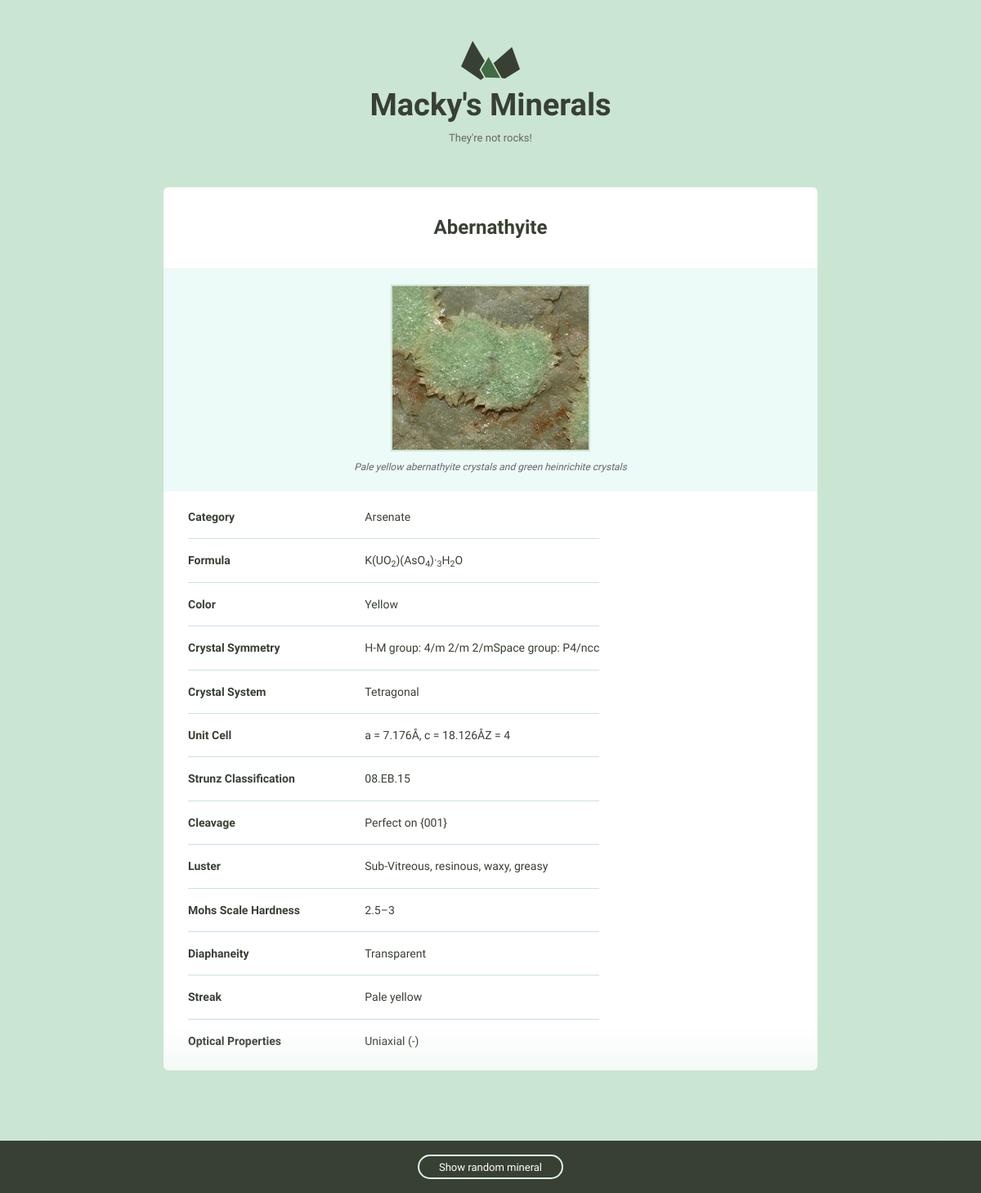
Page /minerals/2/ on the committed database.
### minerals/models.py (models this page shows, shortened)
class Mineral(models.Model):
    id = models.AutoField(primary_key=True)
    name = models.CharField(max_length=255)
    image_filename = models.URLField(blank=True, null=True)
    image_caption = models.CharField(max_length=255, blank=True, null=True)
    category = models.CharField(max_length=255, blank=True, null=True)
    formula = models.CharField(max_length=255, blank=True, null=True)
    strunz_classification = models.CharField(max_length=255, blank=True, null=True)
    crystal_system = models.CharField(max_length=255, blank=True, null=True)
    unit_cell = models.CharField(max_length=255, blank=True, null=True)
    color = models.CharField(max_length=255, blank=True, null=True)
    crystal_symmetry = models.CharField(max_length=255, blank=True, null=True)
    cleavage = models.CharField(max_length=255, blank=True, null=True)
    mohs_scale_hardness = models.CharField(max_length=255, blank=True, null=True)
    luster = models.CharField(max_length=255, blank=True, null=True)
    streak = models.CharField(max_length=255, blank=True, null=True)
    diaphaneity = models.CharField(max_length=255, blank=True, null=True)
    optical_properties = models.CharField(max_length=255, blank=True, null=True)
    refractive_index = models.CharField(max_length=255, blank=True, null=True)
    crystal_habit = models.CharField(max_length=255, blank=True, null=True)
    specific_gravity = models.CharField(max_length=255, blank=True, null=True)

### minerals/views.py (the view)
# urls.py: url(r'(?P<pk>\d+)/', views.mineral_detail, name='detail')
def mineral_detail(request, pk):
    ordered_properties = OrderedDict()
    order = [
        'name',
        'image_filename',
        'image_caption',
        'category',
        'formula',
        'color',
        'crystal_symmetry',
        'crystal_system',
        'unit_cell',
        'strunz_classification',
        'cleavage',
        'luster',
        'mohs_scale_hardness',
        'diaphaneity',
        'streak',
        'optical_properties'
    ]
    if Mineral.objects.filter(id=pk).exists():
        mineral = Mineral.objects.filter(id=pk).values()[0]
    else:
        raise Http404
    for key in order:
        if mineral[key]:
            ordered_properties[key] = mineral[key]
    return render(request, 'minerals/detail.html',
                  {'properties': ordered_properties})

### minerals/templatetags/mineral_extras.py (called while the page is built)
@register.inclusion_tag('minerals/random_mineral.html')
def random_mineral():
    all_ids = Mineral.objects.values_list('id', flat=True)
    rand_id = random.choice(all_ids)
    mineral = Mineral.objects.get(id=rand_id)
    return {'mineral': mineral}

@register.filter('underscore_to_space')
def underscore_to_space(string):
    new_string = string.replace('_', ' ')
    return new_string

### minerals/templates/minerals/detail.html
{% extends "layout.html" %}
{% load static from staticfiles %}
{% load mineral_extras %}
{% block content %}
    <div class="grid-100 mineral__container">
      <h1 class="mineral__name">{{ properties.name }}</h1>
      <div class="mineral__image-bg">
        <img class="mineral__image" src="{% static 'images/' %}{{ properties.image_filename }}">
        <p class="mineral__caption">{{ properties.image_caption }}</p>
      </div>
      <div class="mineral__table-container">
        <table class="mineral__table">
          {% for name, value in properties.items %}
            {% if name != 'name' and name != 'image_filename' and name != 'image_caption' %}
                {% if value %}
                  <tr>
                      <td class="mineral__category">{{ name|underscore_to_space|title }}</td>
                  {% if name == 'formula' %}
                      <td>{{ value|safe }}</td>
                  {% else %}
                      <td>{{ value }}</td>
                  {% endif %}
                  </tr>
                {% endif %}
            {% endif %}
          {% endfor %}
        </table>
      </div>
    </div>
{% endblock %}

### assets/css/global.css (style rules this page uses)
html { font-family: sans-serif; -ms-text-size-adjust: 100%; -webkit-text-size-adjust: 100%; }
body { margin: 0; }
h1 { font-size: 2em; margin: 0.67em 0; }
sub { font-size: 75%; line-height: 0; position: relative; vertical-align: baseline; bottom: -0.25em; }
img { border: 0; }
table { border-collapse: collapse; border-spacing: 0; }
td, th { padding: 0; }
html { font-size: 62.5%; }
body { background-color: #CAE5D2; font-size: 1.5em; line-height: 1.6; font-weight: 400; font-family: "Cousine"; color: #666; }
.grid, .grid-5, .grid-10, .grid-15, .grid-20, .grid-25, .grid-30, .grid-33, .grid-35, .grid-40, .grid-45, .grid-50, .grid-55, .grid-60, .grid-65, .grid-66, .grid-70, .grid-75, .grid-80, .grid-90, .grid-95, .grid-100 { float: left; box-sizing: border-box; position: relative; }
.grid-100 { width: 100%; padding: 0 15px; }
h1, h2, h3, h4, h5, h6 { margin-top: 0; margin-bottom: 2rem; font-weight: bold; font-family: "Work Sans", sans-serif; color: #384033; }
h1 { font-size: 3.8rem; }
@media (min-width: 550px) { h1 { font-size: 3.8rem; } }
p { margin-top: 0; font-size: 1.6rem; }
th, td { padding: 15px; text-align: left; border-bottom: 1px solid #e1e1e1; }
th:first-child, td:first-child { padding-left: 0; }
th:last-child, td:last-child { padding-right: 0; }
table, p, ul { margin-bottom: 2.5rem; }
.mineral__container { background-color: #fff; border-radius: 6px; list-style: none; padding: 0; text-align: center; }
.mineral__name { display: block; width: 100%; margin: 0; font-size: 24px; padding: 30px 0 30px 0; }
.mineral__image { display: block; margin: 0 auto; border: solid 2px #CAE5D2; }
.mineral__image-bg { background-color: #ecfaf8; padding: 20px 0; }
.mineral__caption { font-size: 12px; font-style: italic; padding: 10px 0 0 0; margin: 0; }
.mineral__table { font-size: 14px; color: #384033; }
.mineral__table td { border-color: #CAE5D2; }
.mineral__table tr:last-of-type td { border-bottom: none; padding-bottom: 0; }
.mineral__table-container { padding: 5px 30px 0; }
.mineral__category { font-weight: bold; width: 40%; }

### rows in the picture
Mineral: name "Abernathyite", image_caption "Pale yellow abernathyite crystals and green heinrichite crystals", properties "Arsenate" "Yellow" "H-M group: 4/m 2/m 2/mSpace group: P4/ncc" "Tetragonal" "a = 7.176Å, c = 18.126ÅZ = 4" "08.EB.15" "Perfect on {001}" "Sub-Vitreous, resinous, waxy, greasy" "2.5–3" "Transparent" "Pale yellow" "Uniaxial (-)", properties "K(UO 2 )(AsO 4 )· 3 H 2 O"

### other values in the picture
{{ name|underscore_to_space|title }} "Category" "Formula" "Color" "Crystal Symmetry" "Crystal System" "Unit Cell" "Strunz Classification" "Cleavage" "Luster" "Mohs Scale Hardness" "Diaphaneity" "Streak" "Optical Properties"
